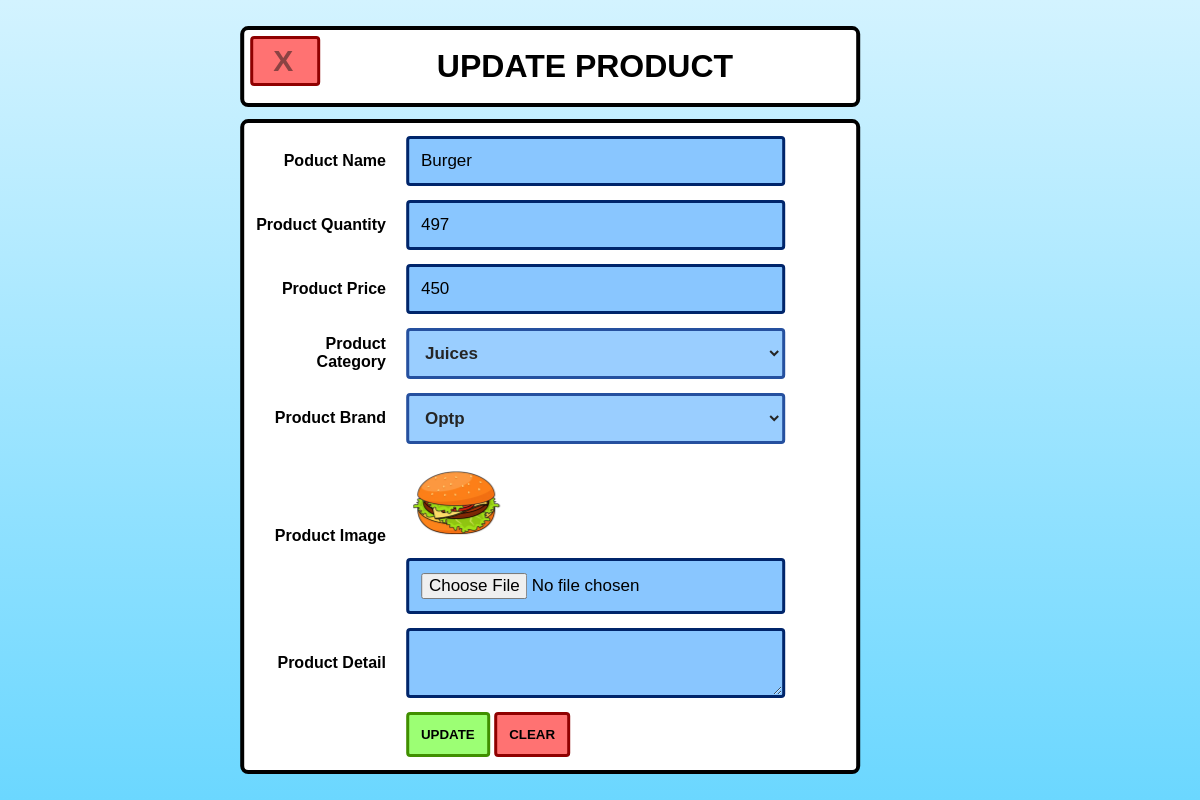
The app's page /product_update.php?selected_id=6 (signed in) with its own data.
### tables this page shows
CREATE TABLE `product` (
  `product_id` int(11) NOT NULL,
  `product_name` varchar(150) NOT NULL,
  `product_detail` varchar(200) NOT NULL,
  `product_quantity` int(11) NOT NULL,
  `product_price` int(11) NOT NULL,
  `product_category` varchar(150) NOT NULL,
  `product_brand` varchar(150) NOT NULL,
  `product_image` varchar(150) NOT NULL
);

### product_update.php (the view, shortened to what this page needs)
<?php
include 'Backend/connection.php';
    $uid = $_GET['selected_id'];
    $id_search_qry = "SELECT * from product where product_id = $uid";
    $product_data = mysqli_query($db_connection, $id_search_qry);
    $product_fetch = mysqli_fetch_assoc($product_data);
    $temp_productname = $product_fetch['product_name'];
    $temp_productquantity = $product_fetch['product_quantity'];
    $temp_productprice = $product_fetch['product_price'];
    $temp_productcategory = $product_fetch['product_category'];
    $temp_productbrand = $product_fetch['product_brand'];
    $temp_productdetail = $product_fetch['product_detail'];
    $temp_productimage = $product_fetch['product_image'];
    $category_get_qry = "SELECT category_name FROM category ";
    $category_data = mysqli_query($db_connection, $category_get_qry);
    $brand_get_qry = "SELECT brand_name from  brand";
    $brand_data = mysqli_query($db_connection, $brand_get_qry);
?>
<html>
    <head>
        <link rel="stylesheet" href="styles.css">
    </head>
    <body>
        <form method="POST" enctype="multipart/form-data">
        <div class="screen-container">
            <div class="container-bigpannels">
            <div > <a href = "editing_dashboard.php"> <input class="close-button" value="X"> </a> </div>
                <div class="popup-banner-text">UPDATE PRODUCT</div>
            </div>
            <div class="container-bigpannels">
        <div class="form-row-detail">
            <div class="form-label">  <label for="product_name">Poduct Name</label> </div>
            <div class="form-input">  <input type="text" name="product_name" value = <?php echo $temp_productname ?> reqired> </div>
        </div>
        <div class="form-row-detail">
            <div class="form-label">  <label for="product_quantity">Product Quantity</label> </div>
            <div class="form-input">  <input type="number" name="product_quantity" value = <?php echo $temp_productquantity ?> reqired> </div>
        </div>
        <div class="form-row-detail">
            <div class="form-label">  <label for="product_price">Product Price</label> </div>
            <div class="form-input">  <input type="number" name="product_price" value = <?php echo $temp_productprice ?> reqired> </div>
        </div>
        <div class="form-row-detail">
            <div class="form-label">  <label for="product_category">Product Category</label> </div>
            <div class="form-input">  <select name="product_category" selected = <?php echo $temp_productcategory?>>
                        <?php
                       while($category_fetch = mysqli_fetch_assoc($category_data))
                        {
                             $temp_categoryname = $category_fetch['category_name'];
                        ?>
                        <option> <?php  echo $temp_categoryname?></option>
                        <?php
                        }
                        ?>
                </select>
            </div>
        </div>
        <div class="form-row-detail">
            <div class="form-label">  <label for="brand_name">Product Brand</label> </div>
            <div class="form-input">  <select name="brand_name" selected = <?php echo $temp_productbrand?> >
                        <?php
                        while($brand_fetch = mysqli_fetch_assoc($brand_data))
                        {
                             $temp_brandname = $brand_fetch['brand_name'];
                        ?>
                        <option> <?php  echo $temp_brandname?></option>
                        <?php
                        }
                        ?>
                </select>
            </div>
        </div>
        <div class="form-row-detail">
            <div class="form-label">  <label for="product_image">Product Image</label> </div>
            <div class="form-input" >  <img src="<?php echo "Images/".$temp_productimage; ?>"width = 100px height = 100px >  <input type="file" name="product_image" > </div>
        </div>
        <div class="form-row-detail">
            <div class="form-label">  <label for="product_detail">Product Detail</label> </div>
            <div class="form-input">  <textarea type="text" name="product_detail" value = "<?php echo $temp_productdetail ?>"></textarea> </div>
        </div>
        <div class="form-row-detail">
            <div class="form-input form-buttons">
                <input type="submit" value="UPDATE" name="save_button">
                <input type="reset" value="CLEAR" name="clear_button">
            </div>
        </div>
        </div>
        </div>
        </form>
    </body>
</html>

### styles.css (style rules this page uses)
.container-bigpannels { width: 100%; height: 100%; align-items: center; justify-content: center; padding: 1%; border-radius: 8px; border: 4px solid rgb(0, 0, 0); margin: 2% auto; background-color: #fff; font-family:'Lucida Sans', 'Lucida Sans Regular', 'Lucida Grande', 'Lucida Sans Unicode', Geneva, Verdana, sans-serif; }
.screen-container { position:absolute; top: 50%; left: 45%; transform: translate(-50%, -50%); }
.close-button { padding: 20px; font-size: 30px; font-family: 'Lucida Sans', 'Lucida Sans Regular', 'Lucida Grande', 'Lucida Sans Unicode', Geneva, Verdana, sans-serif; font-weight: bolder; color: rgb(139, 67, 67); cursor: pointer; float: left; width: 70px; height: 50px; border: 3px solid rgb(143, 0, 0); border-radius: 4px; background-color: rgb(255, 114, 114); }
.form-row-detail { padding: 2px; width: 100%; display: flex; flex-direction: row; align-items: center; justify-content: center; }
.form-label { width: 30%; text-align: right; padding-right: 20px; font-weight: bold; }
.form-input { width: 100%; }
.form-buttons { justify-content: center; }
.popup-banner-text { padding-top: 2%; padding-bottom: 2%; text-align: center; font-weight: bold; font-size: 2em; }
textarea { transition: width 0.2s ease-in-out; width: 85%; padding: 12px; border: 3px solid rgb(0, 37, 107); border-radius: 4px; margin: 5px 0; font-size: 17px; line-height: 20px; background-color: rgb(137, 198, 255); }
input[type="text"], input[type="email"], input[type="password"], input[type="number"], input[type="file"] { transition: width 0.2s ease-in-out; width: 85%; padding: 12px; border: 3px solid rgb(0, 37, 107); border-radius: 4px; margin: 5px 0; font-size: 17px; line-height: 20px; background-color: rgb(137, 198, 255); }
select { transition: width 0.2s ease-in-out; font-weight: bolder; font-family: 'Lucida Sans', 'Lucida Sans Regular', 'Lucida Grande', 'Lucida Sans Unicode', Geneva, Verdana, sans-serif; width: 85%; padding: 12px; border: 3px solid rgb(0, 50, 143); border-radius: 4px; margin: 5px 0; opacity: 0.85; font-size: 17px; background-color: rgb(137, 198, 255); }
option { padding: 12px; font-size: 17px; line-height: 20px; text-decoration: none; background-color: rgb(137, 198, 255); }
input[type="submit"] { font-weight: bolder; font-family: 'Lucida Sans', 'Lucida Sans Regular', 'Lucida Grande', 'Lucida Sans Unicode', Geneva, Verdana, sans-serif; padding: 12px; border: 3px solid rgb(64, 143, 0); border-radius: 4px; margin: 5px 0; text-decoration: none; background-color: rgb(156, 255, 116); }
input[type="reset"] { font-weight: bolder; font-family: 'Lucida Sans', 'Lucida Sans Regular', 'Lucida Grande', 'Lucida Sans Unicode', Geneva, Verdana, sans-serif; display: inline-block; padding: 12px; border: 3px solid rgb(143, 0, 0); border-radius: 4px; margin: 5px 0; text-decoration: none; background-color: rgb(255, 114, 114); }
body { background-image: linear-gradient(to top, transparent, transparent 0%, rgb(107, 215, 255) 0%, rgb(211, 243, 255)); }

### records on screen
product: product_name "Burger", product_quantity "497", product_price "450", product_image (picture)

### other values on screen
form field product_category "Juices"
form field brand_name "Optp"
